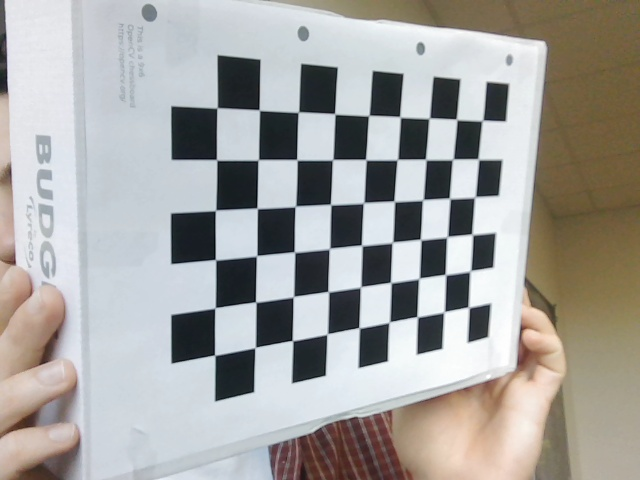
#> input picture calib_pics/pic10.jpg, 640 x 480 px; its folder holds only this picture in this run
$ python camera_calibration.py
#> lines starting #> are read from the running program, lines starting #| are printed output that depends on the picture; after the words box and inside, x2 and y2 are one past the last pixel; in counts of white or black regions, pixels touching at a corner belong together; long printed decimals are rounded
from __future__ import print_function # Python 2/3 compatibility
import cv2 # Import the OpenCV library to enable computer vision
import numpy as np # Import the NumPy scientific computing library
import glob # Used to get retrieve files that have a specified pattern

# Chessboard dimensions
number_of_squares_X = 10 # Number of chessboard squares along the x-axis
number_of_squares_Y = 7  # Number of chessboard squares along the y-axis
nX = number_of_squares_X - 1 # Number of interior corners along x-axis
nY = number_of_squares_Y - 1 # Number of interior corners along y-axis
square_size = 0.0234 # Size, in meters, of a square side

# Set termination criteria. We stop either when an accuracy is reached or when
# we have finished a certain number of iterations.
criteria = (cv2.TERM_CRITERIA_EPS + cv2.TERM_CRITERIA_MAX_ITER, 30, 0.001)

# Define real world coordinates for points in the 3D coordinate frame
# Object points are (0,0,0), (1,0,0), (2,0,0) ...., (5,8,0)
object_points_3D = np.zeros((nX * nY, 3), np.float32)

# These are the x and y coordinates
object_points_3D[:,:2] = np.mgrid[0:nY, 0:nX].T.reshape(-1, 2)

object_points_3D = object_points_3D * square_size

# Store vectors of 3D points for all chessboard images (world coordinate frame)
object_points = []

# Store vectors of 2D points for all chessboard images (camera coordinate frame)
image_points = []

def main():

  # Get the file path for images in the current directory
  images = glob.glob('*.jpg')

  # Go through each chessboard image, one by one
  for image_file in images:

    # Load the image
    image = cv2.imread(image_file)
#> image is the input picture: shape (480, 640, 3); mean B, G, R 160.3, 163.4, 164.8

    # Convert the image to grayscale
    gray = cv2.cvtColor(image, cv2.COLOR_BGR2GRAY)
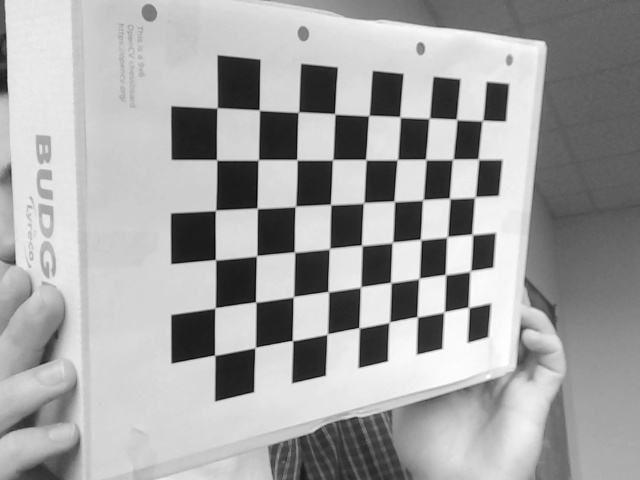
#> gray: shape (480, 640); min 6, max 255, mean 163.5

    # Find the corners on the chessboard
    success, corners = cv2.findChessboardCorners(gray, (nY, nX), None)
#> success = True; corners = 54 rows, first 8: [482.5, 120.6], [478.4, 159.1], [474.5, 196.6], [471.8, 234.5], [469.8, 270.7], [468.3, 307.5], [456.7, 118.7], [452.7, 158.7]

    # If the corners are found by the algorithm, draw them
    if success == True:

      # Append object points
      object_points.append(object_points_3D)

      # Find more exact corner pixels
      corners_2 = cv2.cornerSubPix(gray, corners, (11,11), (-1,-1), criteria)
#> corners_2 = 54 rows, first 8: [482.4, 120.5], [478.3, 159.2], [474.9, 197.1], [472.2, 234.4], [470.2, 271], [468.6, 307.2], [456.6, 119.5], [452.8, 159.4]

      # Append image points
      image_points.append(corners_2)

      # Draw the corners
      cv2.drawChessboardCorners(image, (nY, nX), corners_2, success)
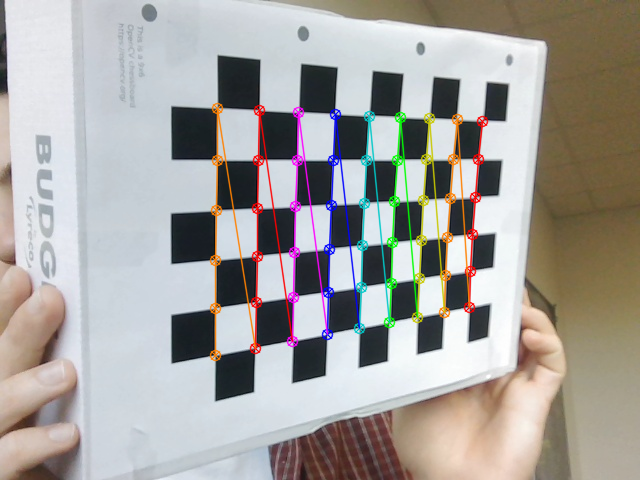
#> image: shape (480, 640, 3); 4.88% of pixels changed, all inside (x1, y1, x2, y2) = (209, 102, 489, 362)

      # Display the image. Used for testing.
      cv2.imshow("Image", image)

      # Display the window for a short period. Used for testing.
      cv2.waitKey(1000)

# Perform camera calibration to return the camera matrix, distortion coefficients, rotation and translation vectors etc
  ret, mtx, dist, rvecs, tvecs = cv2.calibrateCamera(object_points,
                                                    image_points,
                                                    gray.shape[::-1],
                                                    None,
                                                    None)
#> ret = 0.352; mtx = [[829.5, 0, 294.3], [0, 745, 261.6], [0, 0, 1]]; dist = [[-0.0148, 0.986, -0.00488, 0.0336, 9.54]]; rvecs = ([-0.484, -0.714, 1.45],); tvecs = ([0.102, -0.0865, 0.469],)

  # Save parameters to a file
  cv_file = cv2.FileStorage('calibration_chessboard.yaml', cv2.FILE_STORAGE_WRITE)
  cv_file.write('K', mtx)
  cv_file.write('D', dist)
  cv_file.release()

  # Load the parameters from the saved file
  cv_file = cv2.FileStorage('calibration_chessboard.yaml', cv2.FILE_STORAGE_READ)
  mtx = cv_file.getNode('K').mat()
  dst = cv_file.getNode('D').mat()
  cv_file.release()

  # Display key parameter outputs of the camera calibration process
  print("Camera matrix:")
  print(mtx)

  print("\n Distortion coefficient:")
  print(dist)
#| [[-1.47755552e-02  9.85510985e-01 -4.88345744e-03  3.36032055e-02
#|    9.53749146e+00]]
  print(ret)
#| 0.3515

  mean_error = 0
  for i in range(len(object_points)):
    imgpoints2, _ = cv2.projectPoints(object_points[i], rvecs[i], tvecs[i], mtx, dist)
    error = cv2.norm(image_points[i], imgpoints2, cv2.NORM_L2)/len(imgpoints2)
    mean_error += error
#> this loop made 1 pass
#> (error, mean_error) on pass 1: (0.0478, 0.0478)
#> after the loop, mean_error = 0.0478

  print( "total error: {}".format(mean_error/len(object_points)) )
#| total error: 0.04783
  # Close all windows
  cv2.destroyAllWindows()

if __name__ == '__main__':
  print(__doc__)
  main()

$ run again, on calib_pics/pic104.jpg
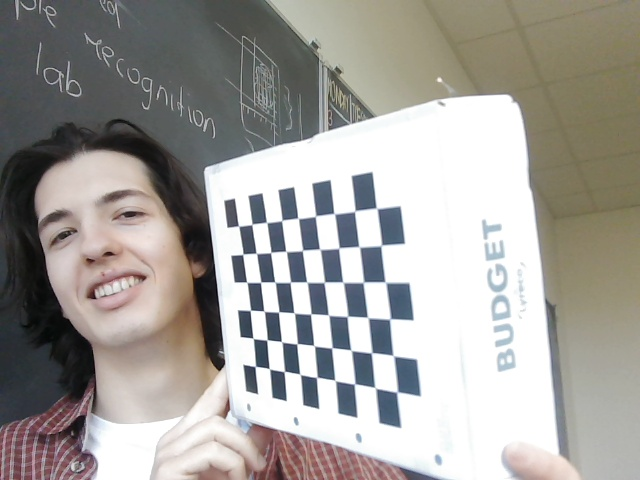
#> input picture calib_pics/pic104.jpg, 640 x 480 px
#> in main, image is the input picture: shape (480, 640, 3); mean B, G, R 155.2, 159.6, 162.5
#> in main, `gray = cv2.cvtColor(image, cv2.COLOR_BGR2GRAY)`:
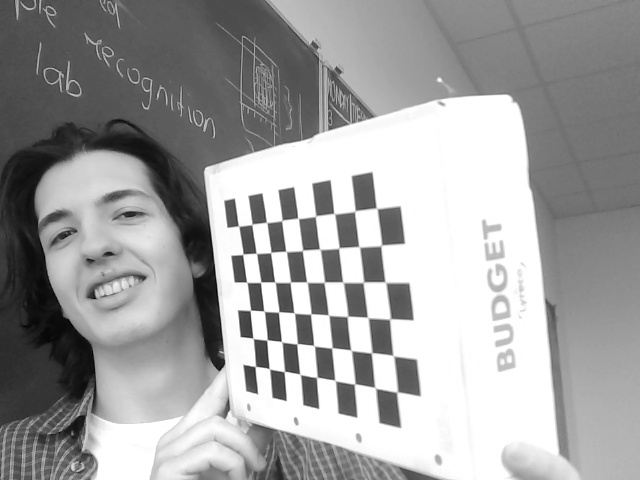
#> gray: shape (480, 640); min 1, max 255, mean 160
#> success = True; corners = 54 rows, first 8: [255.2, 366.5], [252.9, 338.2], [250.4, 310.3], [246.7, 282.1], [242.9, 254.2], [238.6, 226.1], [269.4, 368.8], [267, 339.9]
#> corners_2 = 54 rows, first 8: [252.4, 365.8], [253.2, 338.4], [248.1, 309.9], [246.8, 282.3], [240.8, 254.2], [236.5, 226.6], [269.4, 368.7], [267, 340]
#> in main, `cv2.drawChessboardCorners(image, (nY, nX), corners_2, success)`:
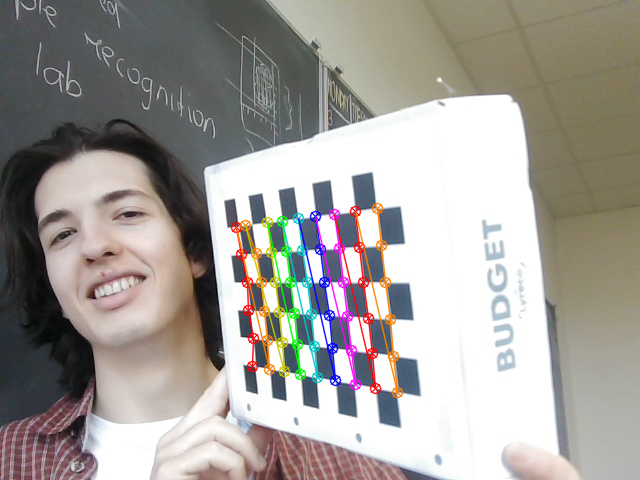
#> image: shape (480, 640, 3); 3.81% of pixels changed, all inside (x1, y1, x2, y2) = (230, 202, 404, 399)
#> ret = 0.945; mtx = [[832.6, 0, 307.4], [0, 715.1, 236.6], [0, 0, 1]]; dist = [[2.97, -36.2, -0.126, -0.179, 219.1]]; rvecs = ([-0.795, 0.931, -1.5],); tvecs = ([-0.0332, 0.108, 0.604],)
#| [[ 2.96693603e+00 -3.61975926e+01 -1.25815636e-01 -1.79330940e-01
#|    2.19097144e+02]]
#| 0.9449
#> the loop in main, `for i in range(len(object_points)):` made 1 pass
#> (error, mean_error) on pass 1: (0.129, 0.129)
#> after the loop in main, `for i in range(len(object_points)):`: mean_error = 0.129
#| total error: 0.1286

$ run again, on calib_pics/pic105.jpg
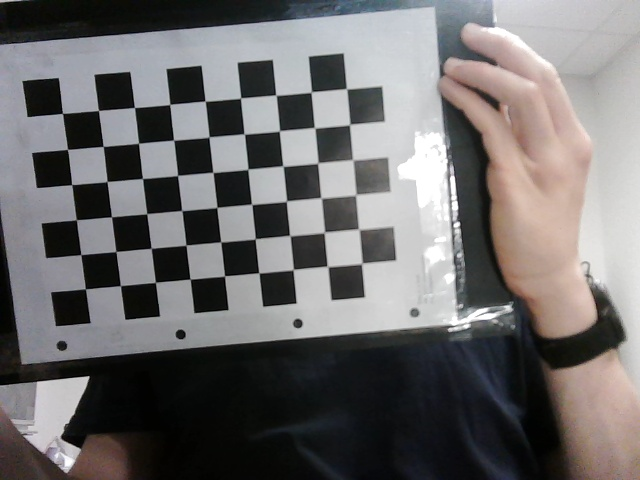
#> input picture calib_pics/pic105.jpg, 640 x 480 px
#> in main, image is the input picture: shape (480, 640, 3); mean B, G, R 109.2, 109, 111.1
#> in main, `gray = cv2.cvtColor(image, cv2.COLOR_BGR2GRAY)`:
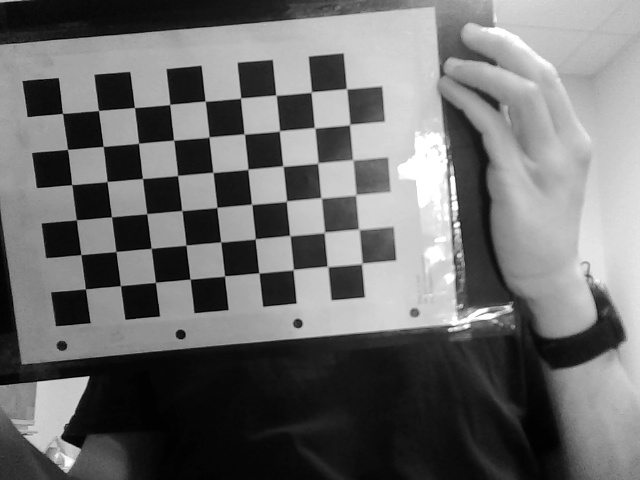
#> gray: shape (480, 640); min 0, max 255, mean 109.6
#> success = True; corners = 54 rows, first 8: [85.37, 288.9], [80.74, 254.5], [76.33, 219.6], [71.61, 184.5], [67.41, 149.3], [62.38, 113.4], [120.5, 285.7], [115.8, 251.4]
#> corners_2 = 54 rows, first 8: [85.45, 288.9], [80.82, 254.6], [76.37, 219.8], [71.72, 184.7], [67.55, 149.4], [62.49, 113.4], [120.4, 285.6], [115.9, 251.6]
#> in main, `cv2.drawChessboardCorners(image, (nY, nX), corners_2, success)`:
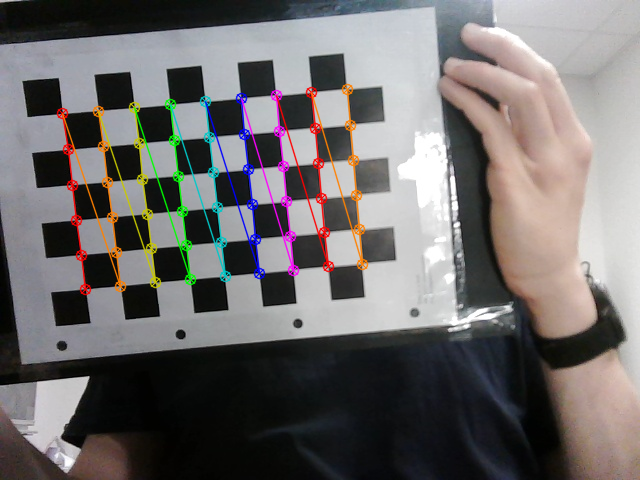
#> image: shape (480, 640, 3); 4.3% of pixels changed, all inside (x1, y1, x2, y2) = (56, 83, 369, 296)
#> ret = 0.163; mtx = [[479.3, 0, 332.2], [0, 471.6, 303.7], [0, 0, 1]]; dist = [[0.0626, -0.164, -0.00134, 0.00666, 0.172]]; rvecs = ([0.071, 0.0266, -1.67],); tvecs = ([-0.166, -0.00998, 0.322],)
#| [[ 0.06258 -0.1636 -0.001341  0.006662  0.1717]]
#| 0.163
#> the loop in main, `for i in range(len(object_points)):` made 1 pass
#> (error, mean_error) on pass 1: (0.0222, 0.0222)
#> after the loop in main, `for i in range(len(object_points)):`: mean_error = 0.0222
#| total error: 0.02218

$ run again, on calib_pics/pic100.jpg
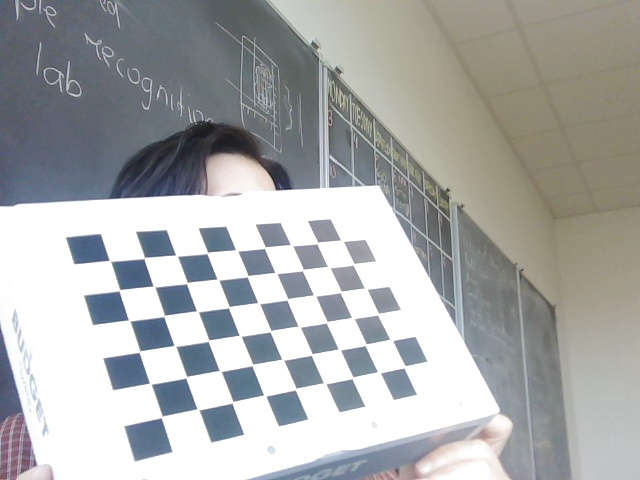
#> input picture calib_pics/pic100.jpg, 640 x 480 px
#> in main, image is the input picture: shape (480, 640, 3); mean B, G, R 170.5, 170.8, 169
#> in main, `gray = cv2.cvtColor(image, cv2.COLOR_BGR2GRAY)`:
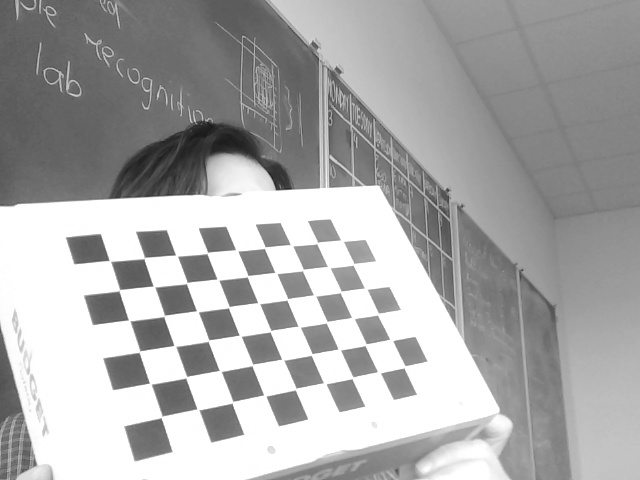
#> gray: shape (480, 640); min 25, max 255, mean 170.2
#> success = True; corners = 54 rows, first 8: [161.1, 417.5], [149.4, 383.1], [139, 352.3], [128.6, 320], [119.3, 290.4], [109.1, 260.4], [196.7, 408.6], [186.3, 377.3]
#> corners_2 = 54 rows, first 8: [161.5, 416.9], [150.3, 383.6], [139.5, 351.6], [129.2, 320.4], [119.3, 290.3], [109.8, 260.8], [197.9, 409.3], [186.2, 377.2]
#> in main, `cv2.drawChessboardCorners(image, (nY, nX), corners_2, success)`:
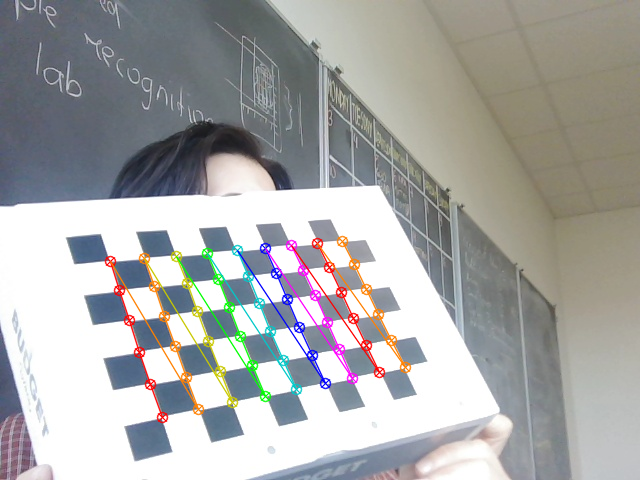
#> image: shape (480, 640, 3); 3.69% of pixels changed, all inside (x1, y1, x2, y2) = (104, 235, 412, 424)
#> ret = 0.239; mtx = [[863.5, 0, 273.3], [0, 714.6, 132.6], [0, 0, 1]]; dist = [[0.382, -1.7, -0.0511, 0.0122, 3.53]]; rvecs = ([0.0469, -0.944, -1.65],); tvecs = ([-0.0627, 0.195, 0.473],)
#| [[ 0.3819 -1.697 -0.05114  0.01223  3.531]]
#| 0.2391
#> the loop in main, `for i in range(len(object_points)):` made 1 pass
#> (error, mean_error) on pass 1: (0.0325, 0.0325)
#> after the loop in main, `for i in range(len(object_points)):`: mean_error = 0.0325
#| total error: 0.03254
